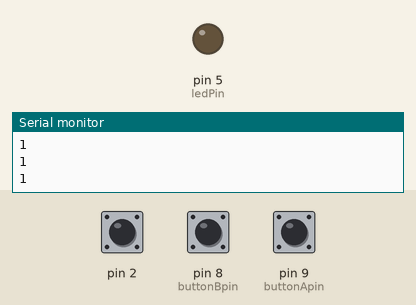
A sketch run on a simulated Arduino Uno, built with avr-gcc and run on an emulated ATmega328P. Parts: output pins drawn as LEDs (lit = HIGH), the last lines printed to the serial monitor. The test bench sets the inputs (shaded band); at power-on: pin 9 (buttonApin) HIGH, pin 8 (buttonBpin) HIGH, pin 2 HIGH.

Above: at 1.2 s.
1.3 s: pin 9 (buttonApin) pulled LOW for 0.25 s
At 2.6 s:
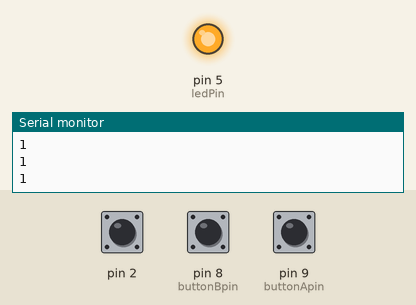
3.0 s: pin 8 (buttonBpin) pulled LOW for 0.25 s
At 3.9 s:
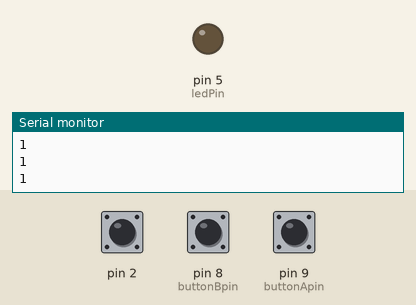
4.7 s: pin 9 (buttonApin) pulled LOW for 1 s
At 5.3 s:
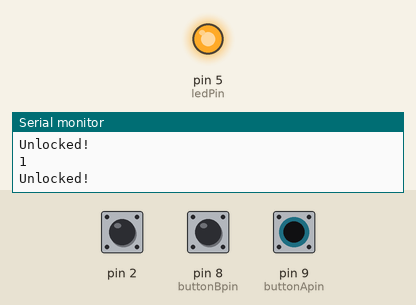
7.2 s: pin 8 (buttonBpin) pulled LOW for 1 s
At 8.4 s:
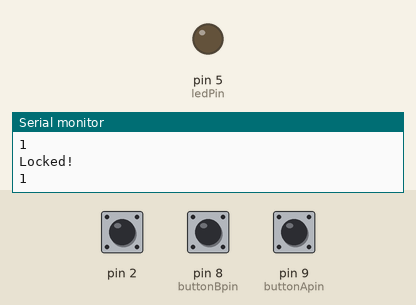
Timing chart, 0 to 10.2 s (numbered marks = the images above; inputs shaded):
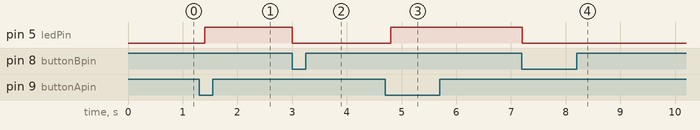

The sketch:

Lock.ino
```cpp
//www.elegoo.com
//2016.12.08

int ledPin = 5;
int buttonApin = 9;
int buttonBpin = 8;

void setup()
{
  Serial.begin(9600);
  pinMode(ledPin, OUTPUT);
  pinMode(2, INPUT);
  digitalWrite(2, HIGH);
  pinMode(buttonApin, INPUT_PULLUP);
  pinMode(buttonBpin, INPUT_PULLUP);
}

void loop()
{
  int tilt_val = digitalRead(2);
  Serial.println(tilt_val);
  if (digitalRead(buttonApin)==LOW){
    if(HIGH == tilt_val){
      digitalWrite(ledPin, HIGH);
      Serial.println("Unlocked!");
  }
  }
  if (digitalRead(buttonBpin) == LOW)
  {
    digitalWrite(ledPin, LOW);
    Serial.println("Locked!");
  }
  delay(200);
}
```

Measured:
- after the input at 1.3 s, pin 5 (ledPin): LOW → HIGH after 0.10 s
- after the input at 3.0 s, pin 5 (ledPin): HIGH → LOW at once
- after the input at 4.7 s, pin 5 (ledPin): LOW → HIGH after 0.10 s
- after the input at 7.2 s, pin 5 (ledPin): HIGH → LOW at once
